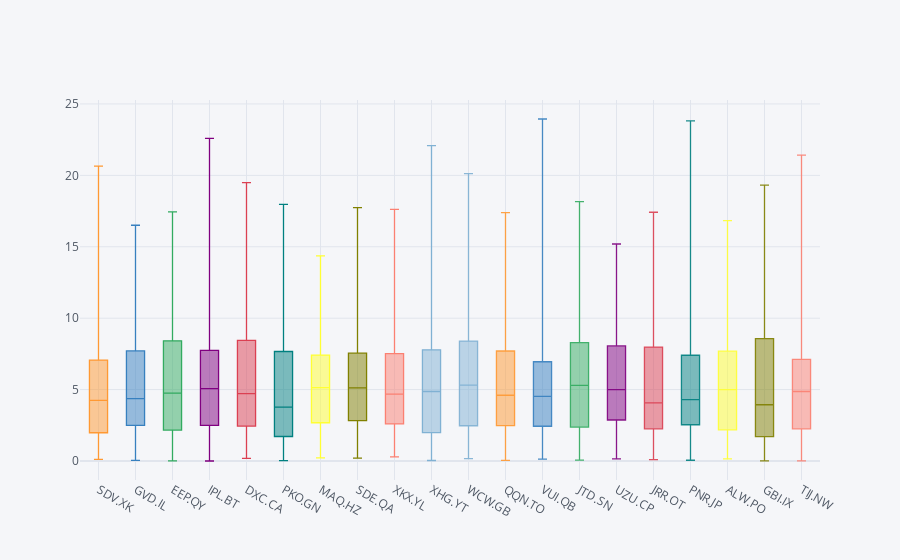

The cell this chart's notebook holds for it:
### Code cell
# And you are all set!
cf.datagen.box(20).iplot(kind='box',legend=False)
